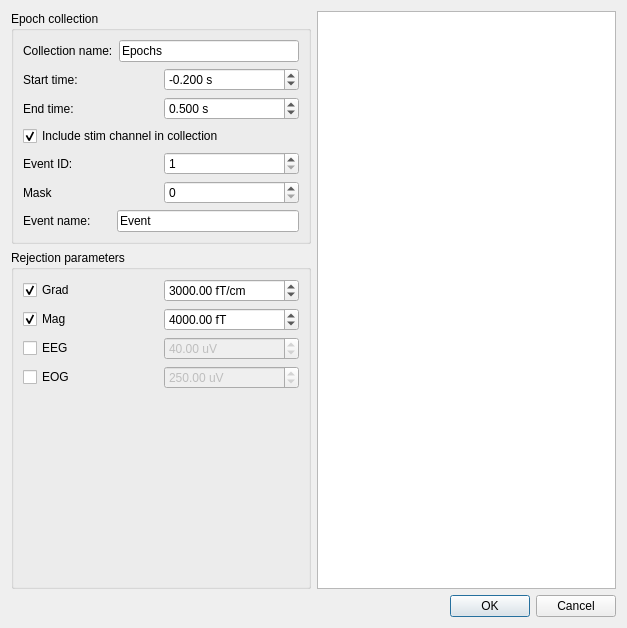
<?xml version="1.0" encoding="UTF-8"?>
<ui version="4.0">
 <class>GroupEpochDialog</class>
 <widget class="QDialog" name="GroupEpochDialog">
  <property name="geometry">
   <rect>
    <x>0</x>
    <y>0</y>
    <width>627</width>
    <height>628</height>
   </rect>
  </property>
  <property name="windowTitle">
   <string>Group epoching</string>
  </property>
  <layout class="QGridLayout" name="gridLayout">
   <item row="0" column="0" rowspan="2">
    <widget class="QGroupBox" name="groupBoxEpoch">
     <property name="title">
      <string>Epoch collection</string>
     </property>
     <layout class="QGridLayout" name="gridLayout_6">
      <item row="0" column="0">
       <layout class="QVBoxLayout" name="verticalLayout_6">
        <item>
         <layout class="QHBoxLayout" name="horizontalLayout">
          <item>
           <widget class="QLabel" name="labelCollectionName">
            <property name="text">
             <string>Collection name:</string>
            </property>
           </widget>
          </item>
          <item>
           <widget class="QLineEdit" name="lineEditCollectionName">
            <property name="text">
             <string>Epochs</string>
            </property>
           </widget>
          </item>
         </layout>
        </item>
        <item>
         <layout class="QHBoxLayout" name="horizontalLayout_2">
          <item>
           <widget class="QLabel" name="labelTmin">
            <property name="text">
             <string>Start time:</string>
            </property>
           </widget>
          </item>
          <item>
           <widget class="QDoubleSpinBox" name="doubleSpinBoxTmin">
            <property name="suffix">
             <string> s</string>
            </property>
            <property name="decimals">
             <number>3</number>
            </property>
            <property name="minimum">
             <double>-10.000000000000000</double>
            </property>
            <property name="singleStep">
             <double>0.100000000000000</double>
            </property>
            <property name="value">
             <double>-0.200000000000000</double>
            </property>
           </widget>
          </item>
         </layout>
        </item>
        <item>
         <layout class="QHBoxLayout" name="horizontalLayout_3">
          <item>
           <widget class="QLabel" name="labelTmax">
            <property name="text">
             <string>End time:</string>
            </property>
           </widget>
          </item>
          <item>
           <widget class="QDoubleSpinBox" name="doubleSpinBoxTmax">
            <property name="suffix">
             <string> s</string>
            </property>
            <property name="decimals">
             <number>3</number>
            </property>
            <property name="maximum">
             <double>9.900000000000000</double>
            </property>
            <property name="singleStep">
             <double>0.100000000000000</double>
            </property>
            <property name="value">
             <double>0.500000000000000</double>
            </property>
           </widget>
          </item>
         </layout>
        </item>
        <item>
         <widget class="QCheckBox" name="checkBoxStim">
          <property name="toolTip">
           <string>Include or exclude stim channels</string>
          </property>
          <property name="text">
           <string>Include stim channel in collection</string>
          </property>
          <property name="checked">
           <bool>true</bool>
          </property>
         </widget>
        </item>
       </layout>
      </item>
      <item row="2" column="0">
       <layout class="QVBoxLayout" name="verticalLayout_4">
        <item>
         <layout class="QHBoxLayout" name="horizontalLayout_7">
          <item>
           <widget class="QLabel" name="labelEventID">
            <property name="text">
             <string>Event ID:</string>
            </property>
           </widget>
          </item>
          <item>
           <widget class="QSpinBox" name="spinBoxEventId">
            <property name="minimum">
             <number>1</number>
            </property>
            <property name="maximum">
             <number>100000</number>
            </property>
            <property name="value">
             <number>1</number>
            </property>
           </widget>
          </item>
         </layout>
        </item>
        <item>
         <layout class="QHBoxLayout" name="horizontalLayout_6">
          <item>
           <widget class="QLabel" name="labelMask">
            <property name="text">
             <string>Mask</string>
            </property>
           </widget>
          </item>
          <item>
           <widget class="QSpinBox" name="spinBoxMask">
            <property name="enabled">
             <bool>true</bool>
            </property>
            <property name="toolTip">
             <string>&lt;html&gt;&lt;head/&gt;&lt;body&gt;&lt;p&gt;Mask bit used for finding events. For example, if mask is set to 1, first bit is ignored.&lt;/p&gt;&lt;/body&gt;&lt;/html&gt;</string>
            </property>
            <property name="minimum">
             <number>0</number>
            </property>
            <property name="maximum">
             <number>9999</number>
            </property>
            <property name="value">
             <number>0</number>
            </property>
           </widget>
          </item>
         </layout>
        </item>
        <item>
         <layout class="QHBoxLayout" name="horizontalLayout_5">
          <item>
           <widget class="QLabel" name="labelName">
            <property name="text">
             <string>Event name:      </string>
            </property>
           </widget>
          </item>
          <item>
           <widget class="QLineEdit" name="lineEditName">
            <property name="text">
             <string>Event</string>
            </property>
           </widget>
          </item>
         </layout>
        </item>
       </layout>
      </item>
     </layout>
    </widget>
   </item>
   <item row="2" column="0">
    <widget class="QGroupBox" name="groupBoxRejection">
     <property name="title">
      <string>Rejection parameters</string>
     </property>
     <layout class="QGridLayout" name="gridLayout_4">
      <item row="0" column="0">
       <layout class="QVBoxLayout" name="verticalLayout_7">
        <item>
         <layout class="QHBoxLayout" name="horizontalLayout_31">
          <item>
           <widget class="QCheckBox" name="checkBoxGrad">
            <property name="toolTip">
             <string>&lt;html&gt;&lt;head/&gt;&lt;body&gt;&lt;p&gt;Include grad channels&lt;/p&gt;&lt;/body&gt;&lt;/html&gt;</string>
            </property>
            <property name="text">
             <string>Grad</string>
            </property>
            <property name="checked">
             <bool>true</bool>
            </property>
           </widget>
          </item>
          <item>
           <widget class="QDoubleSpinBox" name="doubleSpinBoxGradReject_3">
            <property name="toolTip">
             <string>&lt;html&gt;&lt;head/&gt;&lt;body&gt;&lt;p&gt;Peak-to-peak rejection threshold for gradiometer channels.&lt;/p&gt;&lt;/body&gt;&lt;/html&gt;</string>
            </property>
            <property name="prefix">
             <string/>
            </property>
            <property name="suffix">
             <string> fT/cm</string>
            </property>
            <property name="maximum">
             <double>1000000000.000000000000000</double>
            </property>
            <property name="singleStep">
             <double>100.000000000000000</double>
            </property>
            <property name="value">
             <double>3000.000000000000000</double>
            </property>
           </widget>
          </item>
         </layout>
        </item>
        <item>
         <layout class="QHBoxLayout" name="horizontalLayout_33">
          <item>
           <widget class="QCheckBox" name="checkBoxMag">
            <property name="toolTip">
             <string>&lt;html&gt;&lt;head/&gt;&lt;body&gt;&lt;p&gt;Include mag channels&lt;/p&gt;&lt;/body&gt;&lt;/html&gt;</string>
            </property>
            <property name="text">
             <string>Mag</string>
            </property>
            <property name="checked">
             <bool>true</bool>
            </property>
           </widget>
          </item>
          <item>
           <widget class="QDoubleSpinBox" name="doubleSpinBoxMagReject_3">
            <property name="toolTip">
             <string>&lt;html&gt;&lt;head/&gt;&lt;body&gt;&lt;p&gt;Peak-to-peak rejection threshold for magnetometer channels.&lt;/p&gt;&lt;/body&gt;&lt;/html&gt;</string>
            </property>
            <property name="suffix">
             <string> fT</string>
            </property>
            <property name="maximum">
             <double>1000000000.000000000000000</double>
            </property>
            <property name="singleStep">
             <double>100.000000000000000</double>
            </property>
            <property name="value">
             <double>4000.000000000000000</double>
            </property>
           </widget>
          </item>
         </layout>
        </item>
        <item>
         <layout class="QHBoxLayout" name="horizontalLayout_32">
          <item>
           <widget class="QCheckBox" name="checkBoxEeg">
            <property name="toolTip">
             <string>&lt;html&gt;&lt;head/&gt;&lt;body&gt;&lt;p&gt;Include eeg channels&lt;/p&gt;&lt;/body&gt;&lt;/html&gt;</string>
            </property>
            <property name="text">
             <string>EEG</string>
            </property>
            <property name="checked">
             <bool>false</bool>
            </property>
           </widget>
          </item>
          <item>
           <widget class="QDoubleSpinBox" name="doubleSpinBoxEEGReject_3">
            <property name="enabled">
             <bool>false</bool>
            </property>
            <property name="toolTip">
             <string>&lt;html&gt;&lt;head/&gt;&lt;body&gt;&lt;p&gt;Peak-to-peak rejection threshold for EEG channels.&lt;/p&gt;&lt;/body&gt;&lt;/html&gt;</string>
            </property>
            <property name="suffix">
             <string> uV</string>
            </property>
            <property name="maximum">
             <double>1000000000.000000000000000</double>
            </property>
            <property name="value">
             <double>40.000000000000000</double>
            </property>
           </widget>
          </item>
         </layout>
        </item>
        <item>
         <layout class="QHBoxLayout" name="horizontalLayout_34">
          <item>
           <widget class="QCheckBox" name="checkBoxEog">
            <property name="toolTip">
             <string>&lt;html&gt;&lt;head/&gt;&lt;body&gt;&lt;p&gt;Include eog channels&lt;/p&gt;&lt;/body&gt;&lt;/html&gt;</string>
            </property>
            <property name="text">
             <string>EOG</string>
            </property>
            <property name="checked">
             <bool>false</bool>
            </property>
           </widget>
          </item>
          <item>
           <widget class="QDoubleSpinBox" name="doubleSpinBoxEOGReject_3">
            <property name="enabled">
             <bool>false</bool>
            </property>
            <property name="toolTip">
             <string>&lt;html&gt;&lt;head/&gt;&lt;body&gt;&lt;p&gt;Peak-to-peak rejection threshold for EOG channels.&lt;/p&gt;&lt;/body&gt;&lt;/html&gt;</string>
            </property>
            <property name="suffix">
             <string> uV</string>
            </property>
            <property name="maximum">
             <double>1000000000.000000000000000</double>
            </property>
            <property name="value">
             <double>250.000000000000000</double>
            </property>
           </widget>
          </item>
         </layout>
        </item>
       </layout>
      </item>
      <item row="1" column="0">
       <spacer name="verticalSpacer">
        <property name="orientation">
         <enum>Qt::Vertical</enum>
        </property>
        <property name="sizeHint" stdset="0">
         <size>
          <width>20</width>
          <height>40</height>
         </size>
        </property>
       </spacer>
      </item>
     </layout>
    </widget>
   </item>
   <item row="3" column="0" colspan="2">
    <widget class="QDialogButtonBox" name="buttonBox">
     <property name="orientation">
      <enum>Qt::Horizontal</enum>
     </property>
     <property name="standardButtons">
      <set>QDialogButtonBox::Cancel|QDialogButtonBox::Ok</set>
     </property>
    </widget>
   </item>
   <item row="0" column="1" rowspan="3">
    <widget class="QListWidget" name="listWidgetSubjects">
     <property name="toolTip">
      <string>&lt;html&gt;&lt;head/&gt;&lt;body&gt;&lt;p&gt;Select the subjects for epoch creation.&lt;/p&gt;&lt;/body&gt;&lt;/html&gt;</string>
     </property>
    </widget>
   </item>
  </layout>
  <zorder>groupBoxEpoch</zorder>
  <zorder>groupBoxRejection</zorder>
  <zorder>listWidgetSubjects</zorder>
  <zorder>buttonBox</zorder>
 </widget>
 <resources/>
 <connections>
  <connection>
   <sender>buttonBox</sender>
   <signal>accepted()</signal>
   <receiver>GroupEpochDialog</receiver>
   <slot>accept()</slot>
   <hints>
    <hint type="sourcelabel">
     <x>248</x>
     <y>254</y>
    </hint>
    <hint type="destinationlabel">
     <x>157</x>
     <y>274</y>
    </hint>
   </hints>
  </connection>
  <connection>
   <sender>buttonBox</sender>
   <signal>rejected()</signal>
   <receiver>GroupEpochDialog</receiver>
   <slot>reject()</slot>
   <hints>
    <hint type="sourcelabel">
     <x>316</x>
     <y>260</y>
    </hint>
    <hint type="destinationlabel">
     <x>286</x>
     <y>274</y>
    </hint>
   </hints>
  </connection>
 </connections>
</ui>
